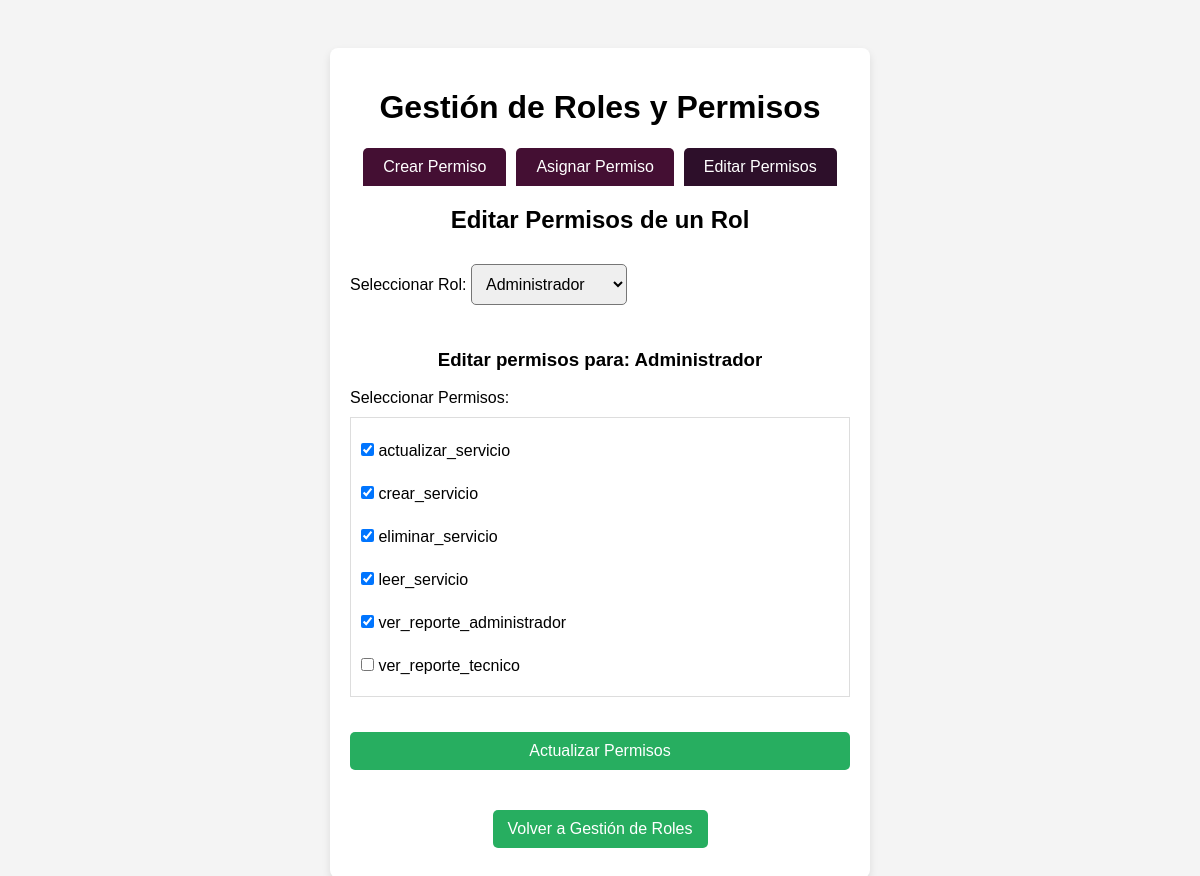
Before: /manage_roles.php?ver_rol=1 with the older database file.
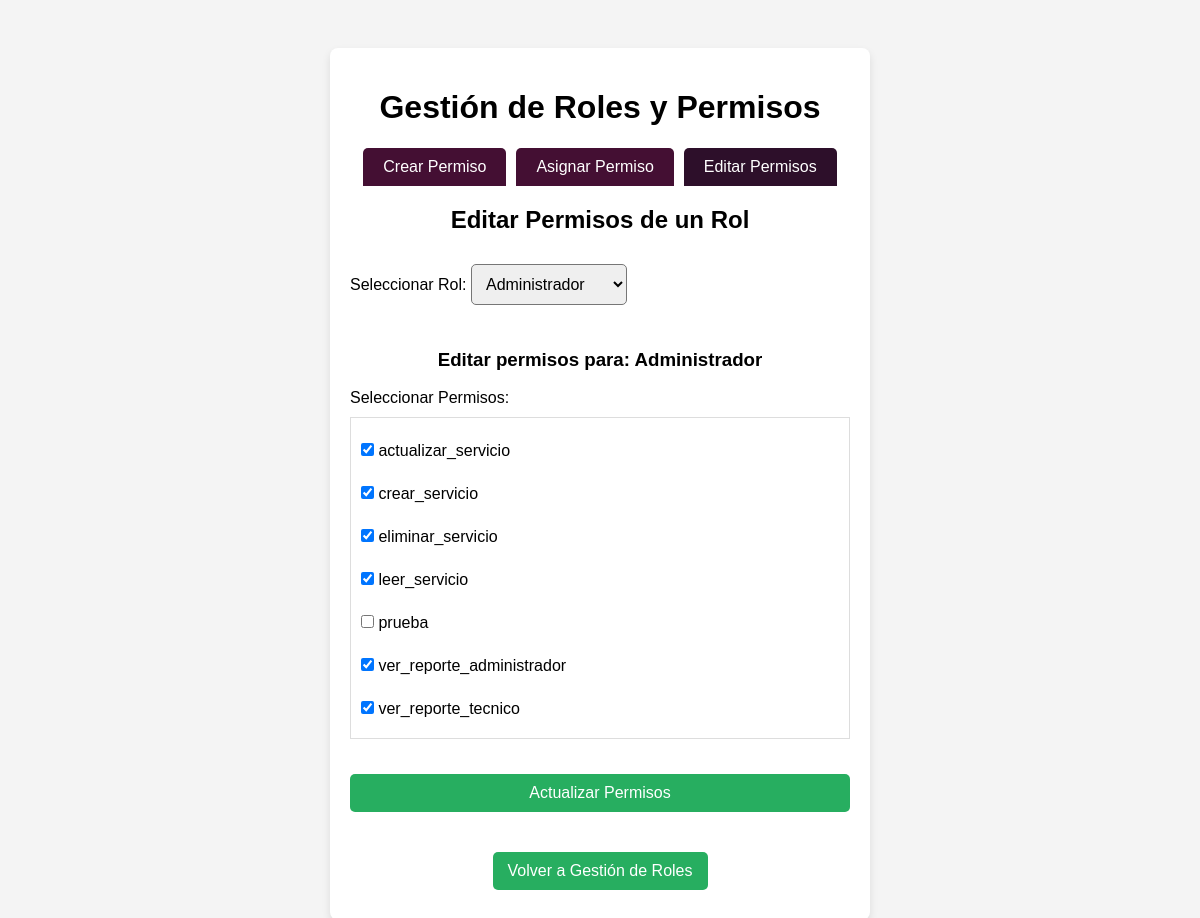
After: the same page with the newer database file.
### tables this page shows
CREATE TABLE `permisos` (
  `id` int(11) NOT NULL,
  `nombre` varchar(50) NOT NULL,
  `descripcion` text DEFAULT NULL
);

### manage_roles.php (the view, shortened to what this page needs)
<?php
require_once 'config.php';
function obtenerRoles($conn) {
    $sqlRoles = "SELECT id, nombre FROM roles";
    return $conn->query($sqlRoles);
}
function obtenerPermisos($conn) {
    $sqlPermisos = "SELECT id, nombre FROM permisos";
    return $conn->query($sqlPermisos);
}
function obtenerPermisosDeRol($conn, $rol_id) {
    $sql = "SELECT p.id, p.nombre FROM permisos p
            INNER JOIN rol_permisos rp ON p.id = rp.permiso_id
            WHERE rp.rol_id = ?";
    $stmt = $conn->prepare($sql);
    $stmt->bind_param("i", $rol_id);
    $stmt->execute();
    return $stmt->get_result();
}
$resultRoles = obtenerRoles($conn);
$resultPermisos = obtenerPermisos($conn);
if (isset($_GET['ver_rol']) && !empty($_GET['ver_rol'])) {
    $rol_id = $_GET['ver_rol'];
    $sqlRolNombre = "SELECT nombre FROM roles WHERE id = ?";
    $stmt = $conn->prepare($sqlRolNombre);
    $stmt->bind_param("i", $rol_id);
    $stmt->execute();
    $resultRolNombre = $stmt->get_result();
    $rolNombre = $resultRolNombre->fetch_assoc()['nombre'];
    $permisosDelRol = obtenerPermisosDeRol($conn, $rol_id);
}
?>
<!DOCTYPE html>
<html lang="es">
<head>
</head>
<body>
    <div class="container">
        <h1>Gestión de Roles y Permisos</h1>
        <div class="tabs">
            <div class="tab" onclick="openTab(event, 'crear_permiso')">Crear Permiso</div>
            <div class="tab active" onclick="openTab(event, 'asignar')">Asignar Permiso</div>
            <div class="tab" onclick="openTab(event, 'editar')">Editar Permisos</div>
        </div>
                        <?php
                        $resultRoles->data_seek(0);
                        ?>
                        <?php
                        $resultPermisos->data_seek(0);
                        ?>
        <div id="editar" class="tab-content">
            <h2>Editar Permisos de un Rol</h2>
            <form method="GET" id="seleccionarRolForm">
                <div class="form-group">
                    <label for="ver_rol">Seleccionar Rol:</label>
                    <select name="ver_rol" onchange="this.form.submit()" required>
                        <?php
                        $resultRoles->data_seek(0);
                        while ($rol = $resultRoles->fetch_assoc()) {
                            $selected = (isset($_GET['ver_rol']) && $_GET['ver_rol'] == $rol['id']) ? 'selected' : '';
                        ?>
                            <option value="<?php echo $rol['id']; ?>" <?php echo $selected; ?>><?php echo $rol['nombre']; ?></option>
                        <?php } ?>
                    </select>
                </div>
            </form>
            <?php if (isset($_GET['ver_rol']) && !empty($_GET['ver_rol'])): ?>
                <h3>Editar permisos para: <?php echo $rolNombre; ?></h3>
                <form method="POST">
                    <div class="form-group">
                        <label>Seleccionar Permisos:</label>
                        <div class="checkbox-group">
                            <?php
                            $resultPermisos->data_seek(0);
                            $permisosActualesIds = [];
                            if (isset($permisosDelRol)) {
                                $permisosDelRol->data_seek(0);
                                while ($p = $permisosDelRol->fetch_assoc()) {
                                    $permisosActualesIds[] = $p['id'];
                                }
                            }
                            while ($permiso = $resultPermisos->fetch_assoc()):
                                $checked = in_array($permiso['id'], $permisosActualesIds) ? 'checked' : '';
                            ?>
                                <div class="checkbox-item">
                                    <input type="checkbox" name="permisos[]" value="<?php echo $permiso['id']; ?>" id="permiso_<?php echo $permiso['id']; ?>" <?php echo $checked; ?>>
                                    <label for="permiso_<?php echo $permiso['id']; ?>"><?php echo $permiso['nombre']; ?></label>
                                </div>
                            <?php endwhile; ?>
                        </div>
                    </div>
                    <button type="submit">Actualizar Permisos</button>
                </form>
            <?php endif; ?>
        </div>
        <div style="margin-top: 20px;">
            <button onclick="window.location.href='roles.php'">Volver a Gestión de Roles</button>
        </div>
    </div>
</body>
</html>

Changed rows visible on the page:
added permisos: nombre "prueba"
computed for permisos "ver_reporte_tecnico": id "☐" → "☑"
